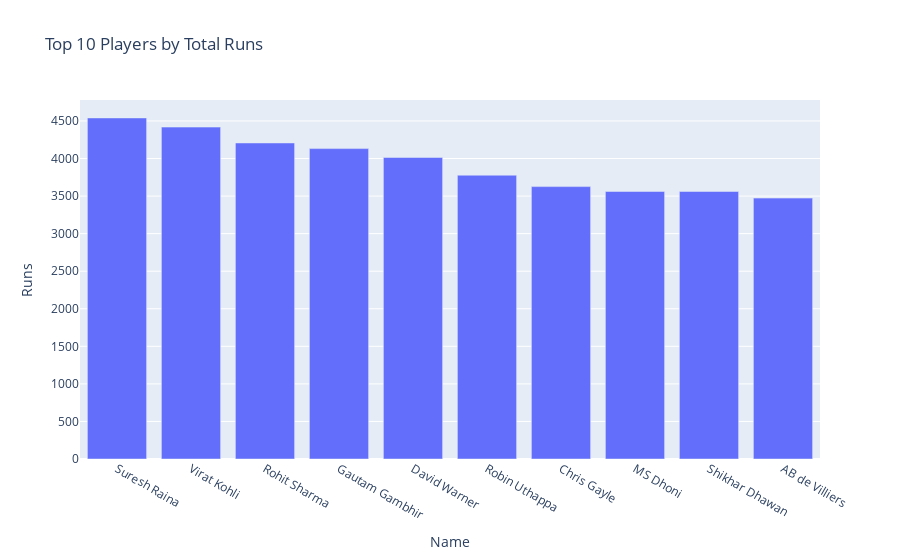

Here is the notebook cell this chart was saved with:
### Markdown cell above
#### Top 10 Players by Total Runs

### Code cell
if 'Name' in df.columns and 'Runs' in df.columns:
    top_runs = df.groupby('Name')['Runs'].sum().sort_values(ascending=False).head(10).reset_index()
    fig = px.bar(top_runs, x='Name', y='Runs', title='Top 10 Players by Total Runs')
    fig.show()

### Figure 1 — Plotly figure (JSON) as saved in the notebook; plotly's stock layout.template omitted (floating-point values rounded to 4 significant figures)
{"data": [{"hovertemplate": "Name=%{x}<br>Runs=%{y}<extra></extra>", "legendgroup": "", "marker": {"color": "#636efa", "pattern": {"shape": ""}}, "name": "", "orientation": "v", "showlegend": false, "textposition": "auto", "type": "bar", "x": ["Suresh Raina", "Virat Kohli", "Rohit Sharma", "Gautam Gambhir", "David Warner", "Robin Uthappa", "Chris Gayle", "MS Dhoni", "Shikhar Dhawan", "AB de Villiers"], "xaxis": "x", "y": [4540, 4418, 4207, 4132, 4014, 3778, 3626, 3561, 3561, 3473], "yaxis": "y"}], "layout": {"barmode": "relative", "legend": {"tracegroupgap": 0}, "title": {"text": "Top 10 Players by Total Runs"}, "xaxis": {"anchor": "y", "domain": [0, 1], "title": {"text": "Name"}}, "yaxis": {"anchor": "x", "domain": [0, 1], "title": {"text": "Runs"}}}}
